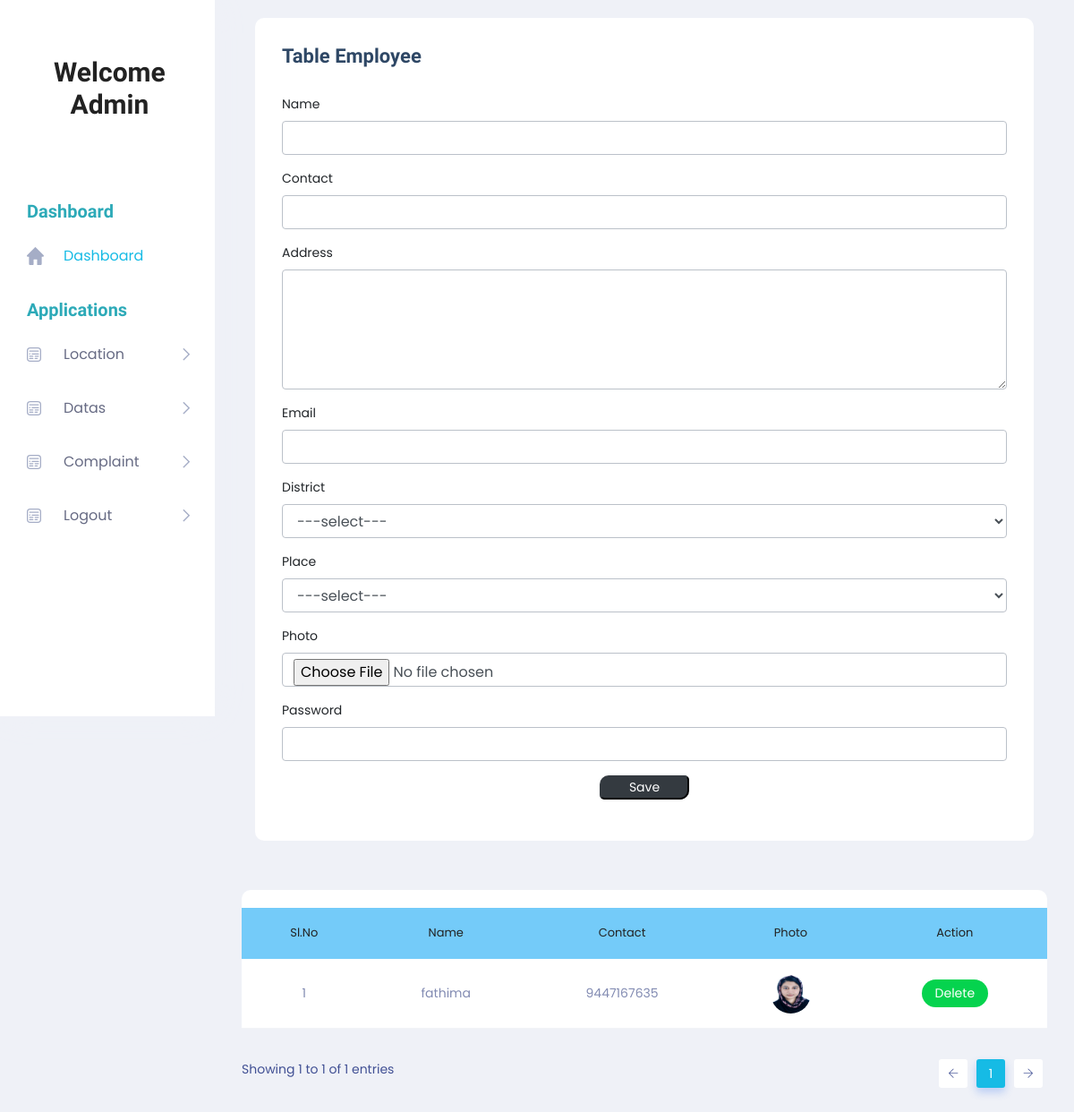
The page /Project/Admin/Employee.php on the database its author committed.
### tables this page shows
CREATE TABLE `tbl_employee` (
  `employee_id` int(11) NOT NULL,
  `employee_name` varchar(100) NOT NULL,
  `employee_contact` varchar(100) NOT NULL,
  `employee_address` varchar(100) NOT NULL,
  `employee_email` varchar(100) NOT NULL,
  `place_id` int(11) NOT NULL,
  `employee_photo` varchar(100) NOT NULL,
  `employee_password` varchar(100) NOT NULL
);

### Project/Admin/Employee.php (the view, shortened to what this page needs)
<!DOCTYPE html PUBLIC "-//W3C//DTD XHTML 1.0 Transitional//EN" "http://www.w3.org/TR/xhtml1/DTD/xhtml1-transitional.dtd">
<html xmlns="http://www.w3.org/1999/xhtml">
<head>
</head>
<?php
include('Head.php');
				?>
<body>
        <section class="main_content dashboard_part">
            <div class="main_content_iner ">
                <div class="container-fluid p-0">
                    <div class="row justify-content-center">
                        <div class="col-12">
                            <div class="QA_section">
                                <div class="white_box_tittle list_header">
                                    <div class="col-lg-12">
                                        <div class="white_box mb_30">
                                            <div class="box_header ">
                                                <div class="main-title">
                                                    <h3 class="mb-0" >Table Employee</h3>
                                                </div>
                                            </div>
                                            <form method="post" enctype="multipart/form-data">
                                            <div class="form-group">
                                                    <label >Name</label>
                                                    <input class="form-control" autocomplete="off" type="text" name="txtname" id="txtname"  required /></td>
                                            </div>
                                            <div class="form-group">
                                                    <label>Contact</label>
                                                    <input class="form-control" type="text" name="txtcontact"  id="txtcontact" pattern="[+0-9]{10,13}" autocomplete="off" required/></td>
                                            </div>
                                            <div class="form-group">
                                                    <label>Address</label>
                                                    <textarea class="form-control" name="txtaddress" id="txtaddress"cols="45" rows="5" autocomplete="off" required></textarea></td>
                                            </div>
                                            <div class="form-group">
                                                    <label>Email</label>
                                                    <input class="form-control" type="email" name="txtemail" id="txtemail" autocomplete="off" required/></td>
                                            </div>
                                             <div class="form-group">
                                                    <label >District</label>
                                                    <select class="form-control" name="sel_district" id="sel_district" onChange="getPlace(this.value)" required>
                                                            <option value="">---select---</option>
                                                    </select>
                                                </div>
                                                <div class="form-group">
                                                    <label >Place</label>
                                                    <select class="form-control" name="sel_place" id="sel_place" required>
                                                        <option value="">---select---</option>
                                                    </select>
                                                </div>
                                                <div class="form-group">
                                                    <label>Photo</label>
                                                    <input class="form-control" type="file" name="filephoto" id="filephoto" required /></td>
                                                </div>
                                                <div class="form-group">
                                                    <label>Password</label>
                                                    <input class="form-control" type="password" name="txtpassword" id="txtpassword"  autocomplete="off" required/></td>
                                                </div>
                                                <div class="form-group" align="center">
                                                    <input type="submit" class="btn-dark" style="width:100px; border-radius: 10px 5px " name="btn_save" value="Save">
                                                </div>
                                            </form>
                                        </div>
                                    </div>
                                </div>
                                <div class="QA_table mb_30">
                                    <table class="table lms_table_active">
                                        <thead>
                                            <tr style="background-color: #74CBF9">
                                                <td align="center" scope="col">Sl.No</td>
                                              	<td align="center" scope="col">Name</td>
                                                <td align="center" scope="col">Contact </td>
                                                <td align="center" scope="col">Photo </td>
                                                <td align="center" scope="col">Action</td>
                                            </tr>
                                        </thead>
                                        <tbody>
                                            <?php
                                                $i=0;
                                                $sel = "select * from tbl_employee";
                                                $row = $Conn->query($sel);
                                                while($data = $row->fetch_assoc())
                                                {
                                                    $i++;
                                                    ?>
                                                    <tr>
                                                        <td align="center"><?php echo $i; 	?></td>
                                                        <td align="center"><?php echo $data['employee_name']; ?></td>
                                                        <td align="center"><?php echo $data['employee_contact']; ?></td>
                                                        <td align="center"><img src="../Assets/Files/Photo/<?php echo $data['employee_photo']; ?>"/></td>
                                                        <td align="center">
                                                            <a class="status_btn"  href="Employee.php?id=<?php echo $data['employee_id']; ?>">Delete </a>
                                                         </td>
                                                        </tr>
                                            <?php
                                              }
                                            ?>
                                        </tbody>
                                    </table>
                                </div>
                            </div>
                        </div>
                    </div>
                </div>
            </div>
        </section>
        <?php
		include('Foot.php');
		?>
</body>
</html>

### rows shown on the page
tbl_employee: employee_name "fathima", employee_contact "9447167635", employee_photo (picture)
